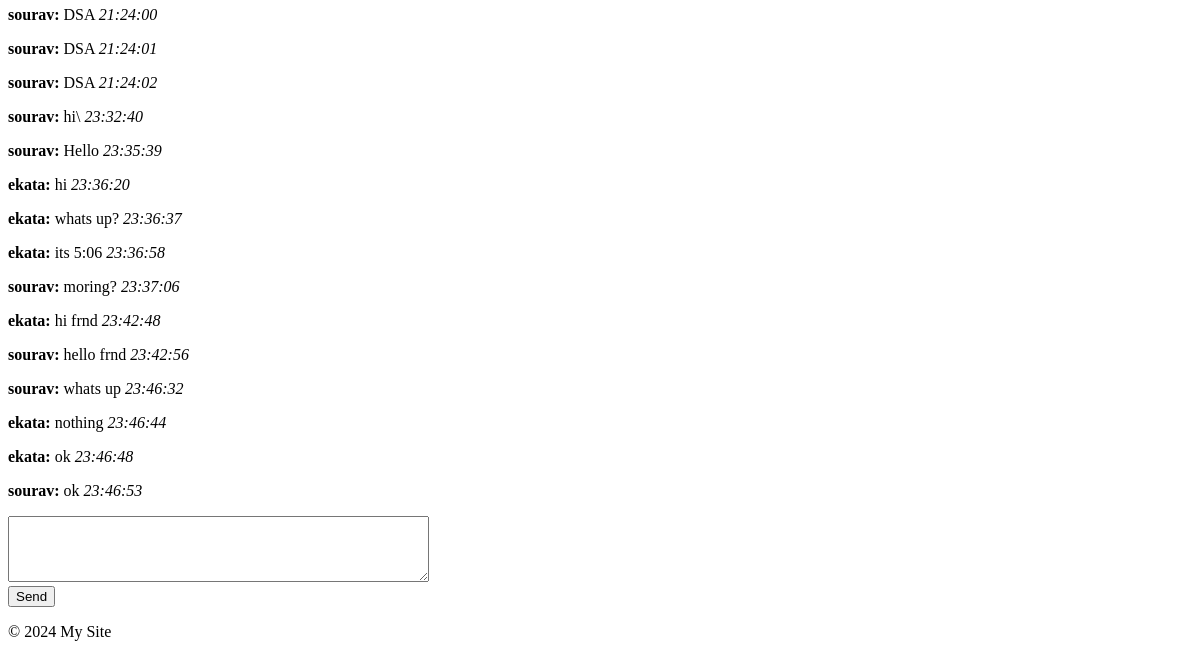
Page /myapp/chat_box/1/ (signed in, lower part) on the earlier database version.
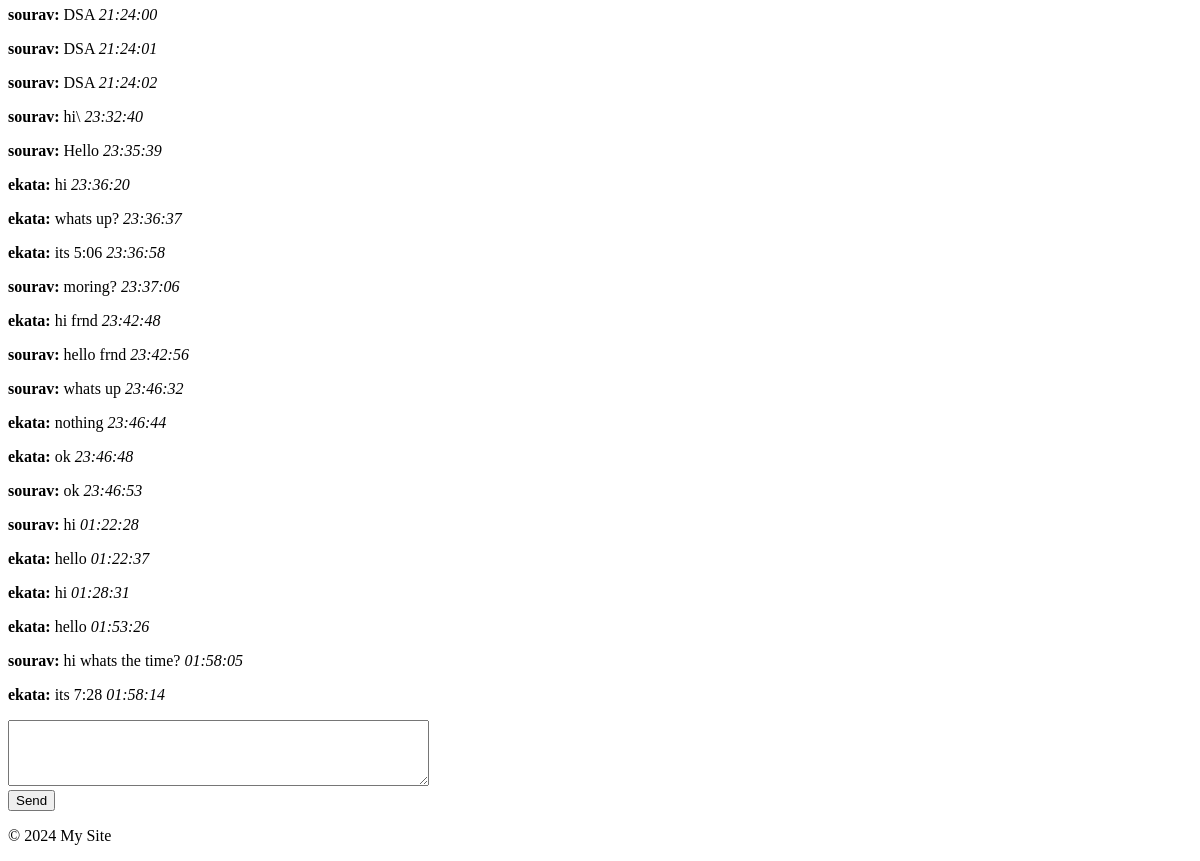
Same page on the later database version.
### myapp/models.py (models this page shows, shortened)
class Message(models.Model):
    interest = models.ForeignKey(Interest, on_delete=models.CASCADE, related_name='messages')
    sender = models.ForeignKey(User, on_delete=models.CASCADE)
    text = models.TextField()
    timestamp = models.DateTimeField(auto_now_add=True)
    read = models.BooleanField(default=False)  # New field

### myapp/views.py (the view)
# urls.py: path('chat_box/<int:interest_id>/', views.chat_box, name='chat_box'),
@login_required
def chat_box(request, interest_id):
    interest = get_object_or_404(Interest, id=interest_id, accepted=True)
    if request.user not in [interest.sender, interest.recipient]:
        return redirect('received_interests')
    interest.messages.filter(sender=interest.sender if interest.recipient == request.user else interest.recipient).update(read=True)
    return render(request, 'myapp/chatbox.html', {'interest': interest, 'user': request.user})

### myapp/templates/myapp/chatbox.html (shortened to what this page needs)
{% extends 'myapp/base.html' %}
{% block content %}
<div id="messages">
    {% for message in interest.messages.all %}
        <p><strong>{{ message.sender.username }}:</strong> {{ message.text }} <em>{{ message.timestamp|date:"H:i:s" }}</em></p>
    {% endfor %}
</div>
<form id="chat-form">
    <textarea id="chat-message-input" name="text" rows="4" cols="50"></textarea><br>
    <button type="submit" id="chat-message-submit">Send</button>
</form>
{% endblock %}

### myapp/templates/myapp/base.html (shortened to what this page needs)
<!DOCTYPE html>
<html lang="en">
<head>
</head>
<body>
    <main>
        {% block content %}{% endblock %}
    </main>
    <footer>
        <p>&copy; 2024 My Site</p>
    </footer>
</body>
</html>

Differences in the rows shown:
added Message: sender.username "sourav", text "hi", timestamp "01:22:28"
added Message: sender.username "ekata", text "hello", timestamp "01:22:37"
added Message: sender.username "ekata", text "hi", timestamp "01:28:31"
added Message: sender.username "ekata", text "hello", timestamp "01:53:26"
added Message: sender.username "sourav", text "hi whats the time?", timestamp "01:58:05"
added Message: sender.username "ekata", text "its 7:28", timestamp "01:58:14"
